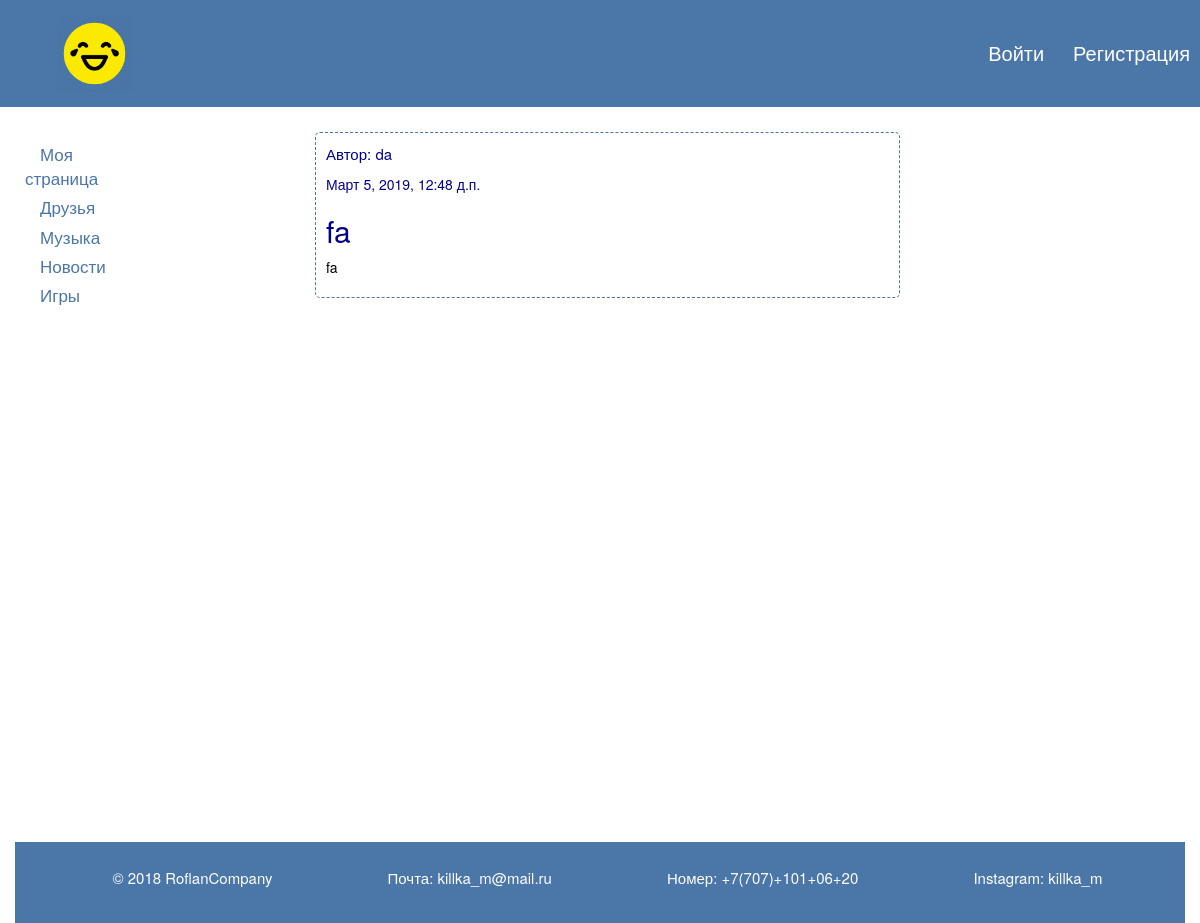
Page /feed/post/13/ on the committed database.
### mysocial/models.py (models this page shows, shortened)
class Post(models.Model):
    author = models.ForeignKey(settings.AUTH_USER_MODEL, on_delete=models.CASCADE)
    title = models.CharField(max_length=200)
    image = models.ImageField(null=True, blank=True, width_field="width_field", height_field="height_field")
    height_field=models.IntegerField(default=330)
    width_field = models.IntegerField(default=330)
    text = models.TextField()
    created_date = models.DateTimeField(default=timezone.now)
    published_date = models.DateTimeField(blank=True, null=True)

### mysocial/views.py (the view)
# urls.py: path('feed/post/<int:pk>/', views.com_detail, name='com_detail'),
def com_detail(request, pk):
    post = get_object_or_404(Post, pk=pk)
    return render(request, 'mysocial/com_detail.html', {'post': post})

### mysocial/templates/mysocial/com_detail.html (shortened to what this page needs)
{% extends 'mysocial/base.html' %}
{% block content %}
    <div class="post">
        {% if post.published_date %}
            <div class="date">
                <p class="author"> Автор: {{ post.author}} <p style="oolor:gray;">{{ post.published_date }}</p></p>
            </div>
        {% endif %}
        <h2>{{ post.title }}</h2>
        <p style="color:black">{{ post.text|linebreaksbr }}</p>
    </div>
{% endblock %}

### mysocial/static/css228/social.css (style rules this page uses)
body { background-color: white; }
.author { color:darkblue; font-size: 15px; }
.post { padding: 10px; border:1px dashed #4a76a8; margin-top: 20px; border-radius: 5px; color:darkblue; width: 100%; }
* { margin: 0; padding: 0; }

### rows in the picture
Post: author "da", published_date "Март 5, 2019, 12:48 д.п.", title "fa", text "fa"
